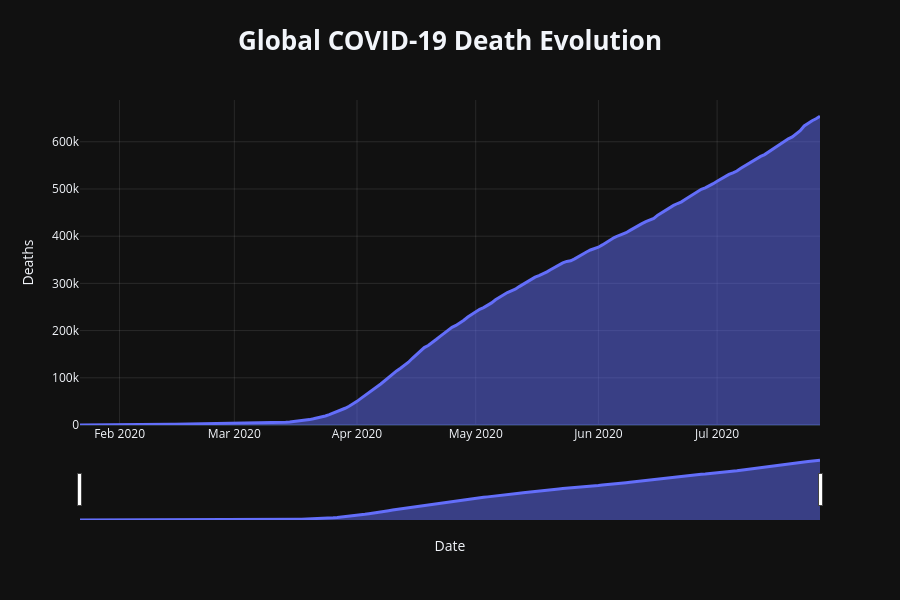

Source (notebook cell):
### Code cell
# GLOBAL COVID-19 DEATH EVOLUTION

fig = px.area(
    global_timeline,
    x="Date",
    y="Deaths",
    title="<b>Global COVID-19 Death Evolution</b>",
    labels={
        "Date": "Date",
        "Deaths": "Total Deaths"
    }
)

fig.update_traces(
    line=dict(width=3),
    hovertemplate=(
        "<b>Date:</b> %{x|%d %b %Y}<br>"
        "<b>Total Deaths:</b> %{y:,.0f}"
        "<extra></extra>"
    )
)

fig.update_layout(
    template="plotly_dark",
    title=dict(
        x=0.5,
        font=dict(size=26)
    ),
    xaxis=dict(
        rangeslider=dict(visible=True),
        showgrid=True,
        gridcolor="rgba(255,255,255,0.10)"
    ),
    yaxis=dict(
        title="Deaths",
        showgrid=True,
        gridcolor="rgba(255,255,255,0.10)"
    ),
    hovermode="x unified",
    height=600
)

fig.show()

### Figure 1 — Plotly figure (JSON) as saved in the notebook; plotly's stock layout.template omitted (floating-point values rounded to 4 significant figures; data arrays with more than 128 entries replaced by an {"elided": "..."} marker saying what was removed)
{"data": [{"fillpattern": {"shape": ""}, "hovertemplate": "<b>Date:</b> %{x|%d %b %Y}<br><b>Total Deaths:</b> %{y:,.0f}<extra></extra>", "legendgroup": "", "line": {"color": "#636efa", "width": 3}, "marker": {"symbol": "circle"}, "mode": "lines", "name": "", "orientation": "v", "showlegend": false, "stackgroup": "1", "type": "scatter", "x": {"elided": "188 str values"}, "xaxis": "x", "y": {"elided": "188 int values"}, "yaxis": "y"}], "layout": {"height": 600, "hovermode": "x unified", "legend": {"tracegroupgap": 0}, "title": {"font": {"size": 26}, "text": "<b>Global COVID-19 Death Evolution</b>", "x": 0.5}, "xaxis": {"anchor": "y", "domain": [0, 1], "gridcolor": "rgba(255,255,255,0.10)", "rangeslider": {"visible": true}, "showgrid": true, "title": {"text": "Date"}}, "yaxis": {"anchor": "x", "domain": [0, 1], "gridcolor": "rgba(255,255,255,0.10)", "showgrid": true, "title": {"text": "Deaths"}}}}
